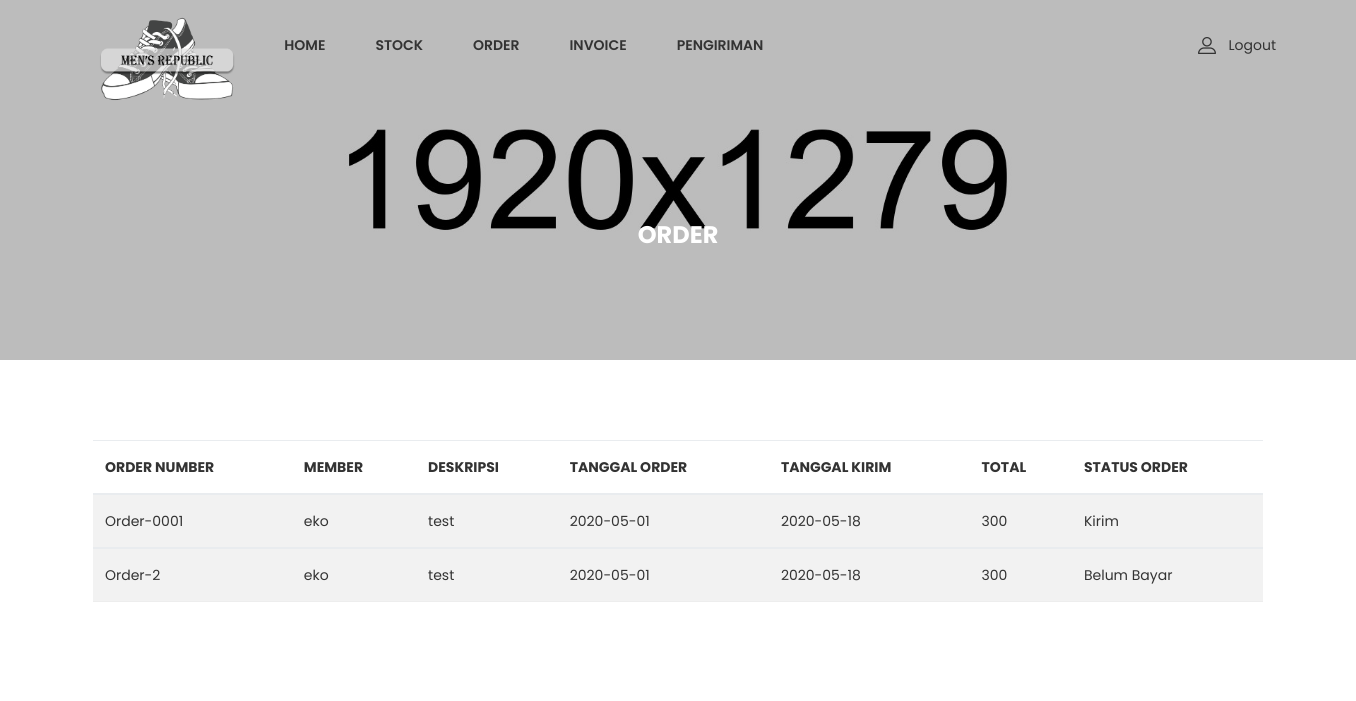
The app's page /admin/admin_page.php?page=order_list (signed in) with its own data.
### tables this page shows
CREATE TABLE `order_list` (
  `id_order` int(11) NOT NULL,
  `order_num` varchar(25) DEFAULT NULL,
  `deskripsi` text DEFAULT NULL,
  `id_member` int(11) DEFAULT NULL,
  `id_status_order` int(11) DEFAULT NULL,
  `tanggal_order` date DEFAULT NULL,
  `tanggal_kirim` date DEFAULT NULL,
  `total_harga` float DEFAULT NULL
);

CREATE TABLE `member` (
  `id_member` int(11) NOT NULL,
  `nama` varchar(100) DEFAULT NULL,
  `member_active` tinyint(1) DEFAULT NULL,
  `alamat` varchar(100) DEFAULT NULL,
  `email` varchar(100) DEFAULT NULL,
  `tanggal_lahir` date DEFAULT NULL
);

CREATE TABLE `status_order` (
  `id_status_order` int(11) NOT NULL,
  `nama_status_order` varchar(50) DEFAULT NULL
);

### admin/order_list.php (the view)
<div class="ht__bradcaump__area bg-image--6">
    <div class="container">
        <div class="row">
            <div class="col-lg-12">
                <div class="bradcaump__inner text-center">
                    <h2 class="bradcaump-title">Order</h2>
                </div>
            </div>
        </div>
    </div>
</div>
<section class="my_account_area pt--80 pb--55 bg--white">
    <div class="container">
        <div class="card-body table-responsive p-0">
            <table class="table table-hover table-striped table-valign-middle">
                <thead>
                    <tr>
                        <th>Order Number</th>
                        <th>Member</th>
                        <th>Deskripsi</th>
                        <th>Tanggal Order</th>
                        <th>Tanggal kirim</th>
                        <th>Total</th>
                        <th>Status order</th>
                    </tr>
                </thead>
                <?php
                include '../func/koneksi.php';
                $data = mysqli_query($koneksi, "select * from order_list INNER JOIN member ON order_list.id_member=member.id_member INNER JOIN status_order ON order_list.id_status_order=status_order.id_status_order");
                while($d = mysqli_fetch_array($data)){
            ?>
                <tbody>
                    <tr>
                        <td><?php echo $d['order_num'] ?></td>
                        <td><?php echo $d['nama'] ?></td>
                        <td><?php echo $d['deskripsi'] ?></td>
                        <td><?php echo $d['tanggal_order'] ?></td>
                        <td><?php echo $d['tanggal_kirim'] ?></td>
                        <td><?php echo $d['total_harga'] ?></td>
                        <td><?php echo $d['nama_status_order'] ?></td>
                    </tr>
                </tbody>
                <?php
                }
            ?>
            </table>
        </div>
    </div>
</section>

### records on screen
order_list: order_num "Order-0001", id_member.nama "eko", deskripsi "test", tanggal_order "2020-05-01", tanggal_kirim "2020-05-18", total_harga "300", id_status_order.nama_status_order "Kirim"
order_list: order_num "Order-2", id_member.nama "eko", deskripsi "test", tanggal_order "2020-05-01", tanggal_kirim "2020-05-18", total_harga "300", id_status_order.nama_status_order "Belum Bayar"
